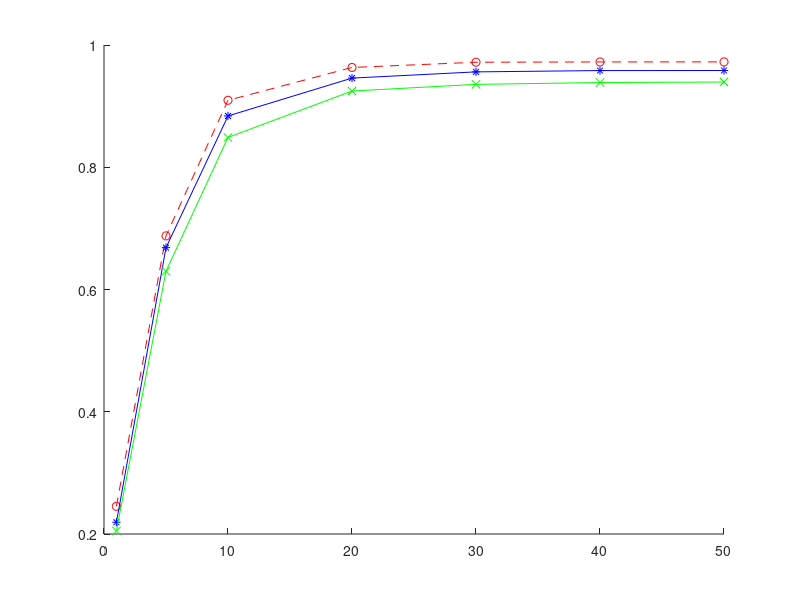

This chart was generated by the following MATLAB code:
K1 = [0.245286, 0.687714, 0.909524, 0.963238, 0.971810, 0.972286, 0.972381];
K3 = [0.219167, 0.668452, 0.883905, 0.945857, 0.956024, 0.958190, 0.958286];
K5 = [0.204905, 0.629905, 0.848810, 0.924690, 0.935595, 0.938571, 0.939429];

 alphas = [1,5,10,20,30,40,50]
 hold on
 plot(alphas, K1,'--or') 
 plot(alphas, K3,'-*b')
 plot(alphas, K5,'-xg')
 hold off